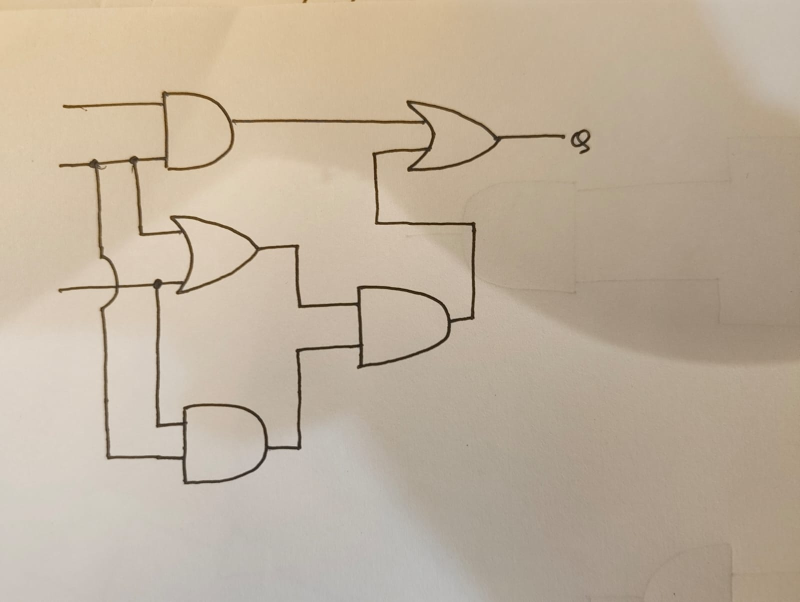
#> input picture My First Project.yolov8/test/images/fortyeight_image_jpg.rf.E3Jt6qGTFCYY64dAFPTX.jpg, 1600 x 1204 px (shown at 1/2 size)
$ python -i splits.py   (imports and definitions only)
#> lines starting #> are read from the running program, lines starting #| are printed output that depends on the picture
"""
Module: splits.py
Purpose: Split bookkeeping for the real-data set: one ImageRecord per image, the hashes that freeze the
         eval splits, and the leakage verifier. A "group" is the unit that must never straddle splits: a CGHD
         drafter (each drafter drew every circuit in 2 drawings x 4 photos, so image-level splits leak) or a
         single source image for the Roboflow and Sampleimages data.
"""

import hashlib
from dataclasses import dataclass, field
from pathlib import Path

import numpy as np
from PIL import Image, ImageFilter

# Two images whose 256-bit difference hashes differ in at most this many bits count as near-duplicates.
NEAR_DUPLICATE_BITS = 24
HASH_SIZE = 16
# Working resolution and blur radius used to flatten lighting before hashing.
_WORK_SIZE = 256
_FLATTEN_RADIUS = 10


@dataclass(frozen=True)
class ImageRecord:
    """
    Everything the manifest stores about one image.

    `sha256` is the hash of the upstream (original) file, which is stable; the converted copy in the YOLO
    directory is byte-identical unless `exif_baked` is true, in which case the EXIF orientation was applied
    and removed so that every loader sees the frame the annotations were drawn in.
    """

    name: str
    split: str
    source: str
    group: str
    source_id: str
    sha256: str
    label_sha256: str
    dhash: str
    width: int
    height: int
    exif_baked: bool = False
    class_counts: dict[str, int] = field(default_factory=dict)
    ignored_counts: dict[str, int] = field(default_factory=dict)


# [14 lines left out: function sha256_file, not called in this run]


def dhash(path: Path, size: int = HASH_SIZE) -> str:
    """
    Difference hash of an image, robust to resizing, re-encoding and uneven lighting.

    Photographs of pages are dominated by lighting gradients, which would make every page look alike, so the
    image is divided by its own blur (local contrast normalisation) before the horizontal-gradient hash.

    Args:
        path: Image file.
        size: Hash grid size; the hash has size*size bits.
    Returns:
        Hex string of the hash (size*size/4 digits).
    """
#> called with size = 16
    with Image.open(path) as im:
#> im is the input picture: PIL image 1600x1204 RGB; mean R, G, B 190.7, 175.8, 156.4
        im.draft("L", (_WORK_SIZE * 2, _WORK_SIZE * 2))
        gray = im.convert("L").resize((_WORK_SIZE, _WORK_SIZE), Image.Resampling.LANCZOS)
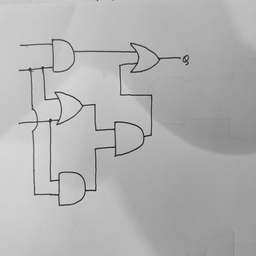
#> gray: PIL image 256x256 L; min 26, max 221, mean 178
    flat = np.asarray(gray, dtype=np.float32) / (np.asarray(gray.filter(ImageFilter.GaussianBlur(_FLATTEN_RADIUS)), dtype=np.float32) + 1.0)
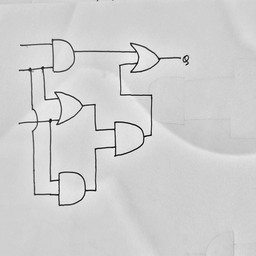
#> flat: shape (256, 256) float32; min 0.152, max 1.18, mean 0.994; drawn with min black and max white
    small = np.asarray(Image.fromarray(flat).resize((size + 1, size), Image.Resampling.BOX), dtype=np.float32)
    bits = (small[:, 1:] > small[:, :-1]).flatten()
    return f"{int(''.join('1' if b else '0' for b in bits), 2):0{size * size // 4}x}"


# [57 lines left out: functions hamming, split_hash, verify_no_leakage, not called in this run]

>>> result = dhash('../../My First Project.yolov8/test/images/fortyeight_image_jpg.rf.E3Jt6qGTFCYY64dAFPTX.jpg')

$ run again, on My First Project.yolov8/test/images/fourth_image_jpg.rf.BQZcdJrzJVegl7Ci0WW0.jpg
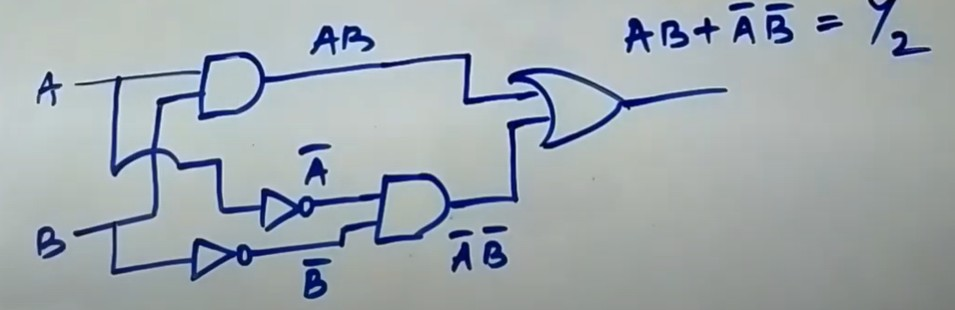
#> input picture My First Project.yolov8/test/images/fourth_image_jpg.rf.BQZcdJrzJVegl7Ci0WW0.jpg, 955 x 310 px
#> in dhash, im is the input picture: PIL image 955x310 RGB; mean R, G, B 160.4, 169, 173.7
#> in dhash, `gray = im.convert("L").resize((_WORK_SIZE, _WORK_SIZE), Image.Resampli..`:
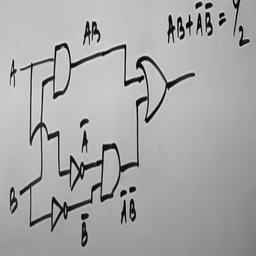
#> gray: PIL image 256x256 L; min 0, max 236, mean 167
#> in dhash, `flat = np.asarray(gray, dtype=np.float32) / (np.asarray(gray.filter(Im..`:
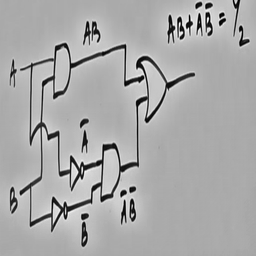
#> flat: shape (256, 256) float32; min 0, max 1.49, mean 0.992; drawn with min black and max white
